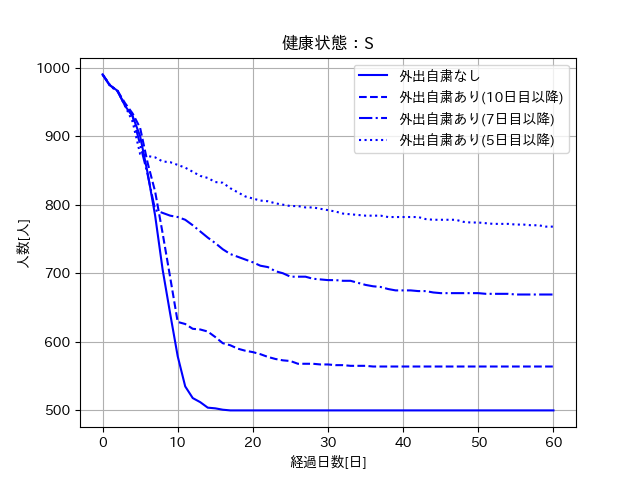

Python code for this plot:
import numpy as np
import matplotlib.pyplot as plt
import japanize_matplotlib

fig = plt.figure()

plt.title("健康状態：S")
plt.grid()
plt.xlabel("経過日数[日]")
plt.ylabel("人数[人]")

x = np.linspace(0, 60, 61)
S1 = [ 990, 974, 966, 944, 929, 900, 846, 784, 705, 641, 579,
           535, 518, 512, 504, 503, 501, 500, 500, 500, 500,
           500, 500, 500, 500, 500, 500, 500, 500, 500, 500,
           500, 500, 500, 500, 500, 500, 500, 500, 500, 500,
           500, 500, 500, 500, 500, 500, 500, 500, 500, 500,
           500, 500, 500, 500, 500, 500, 500, 500, 500, 500]

S2 = [ 990, 974, 966, 948, 933, 912, 861, 819, 758, 694, 629,
           626, 619, 618, 615, 607, 598, 595, 590, 587, 585,
           582, 578, 575, 573, 572, 568, 568, 568, 567, 567,
           566, 566, 565, 565, 565, 564, 564, 564, 564, 564,
           564, 564, 564, 564, 564, 564, 564, 564, 564, 564,
           564, 564, 564, 564, 564, 564, 564, 564, 564, 564]

S3 = [ 990, 973, 965, 945, 929, 888, 844, 792, 788, 784, 782,
           778, 770, 761, 752, 744, 735, 728, 724, 720, 716,
           711, 709, 703, 700, 695, 695, 695, 692, 691, 690,
           690, 689, 689, 686, 683, 681, 680, 677, 675, 675,
           675, 674, 674, 672, 671, 671, 671, 671, 671, 671,
           670, 670, 670, 670, 669, 669, 669, 669, 669, 669]

S4 = [ 990, 974, 966, 944, 921, 874, 871, 869, 863, 862, 858,
           854, 848, 842, 839, 833, 832, 824, 818, 812, 809,
           806, 805, 802, 800, 798, 798, 796, 796, 794, 792,
           790, 787, 786, 785, 784, 784, 784, 782, 782, 782,
           782, 782, 779, 778, 778, 778, 778, 775, 774, 774,
           773, 772, 772, 772, 771, 771, 770, 770, 768, 768]

plt.plot(x, S1, color="blue", label="外出自粛なし")
plt.plot(x, S2, color="blue", label="外出自粛あり(10日目以降)", linestyle="dashed")
plt.plot(x, S3, color="blue", label="外出自粛あり(7日目以降)", linestyle="dashdot")
plt.plot(x, S4, color="blue", label="外出自粛あり(5日目以降)", linestyle="dotted")

plt.legend()

plt.show()
fig.savefig("S.png")